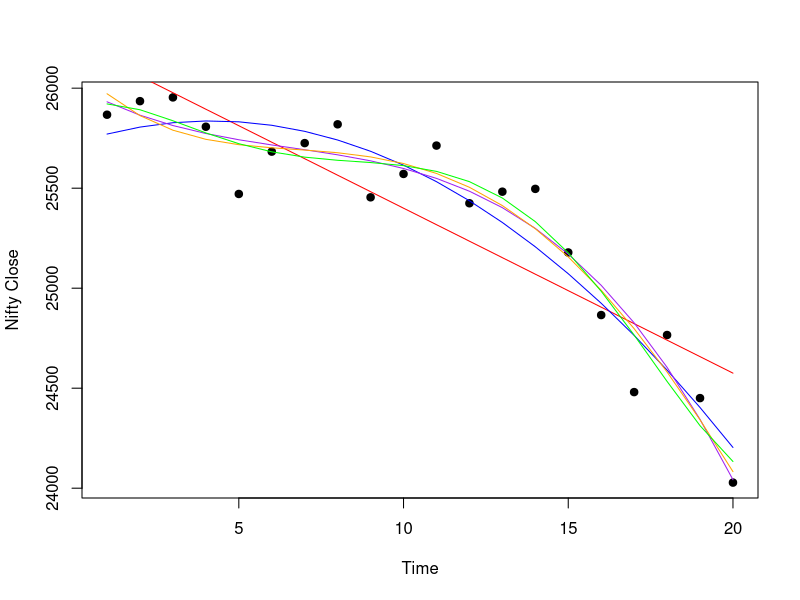
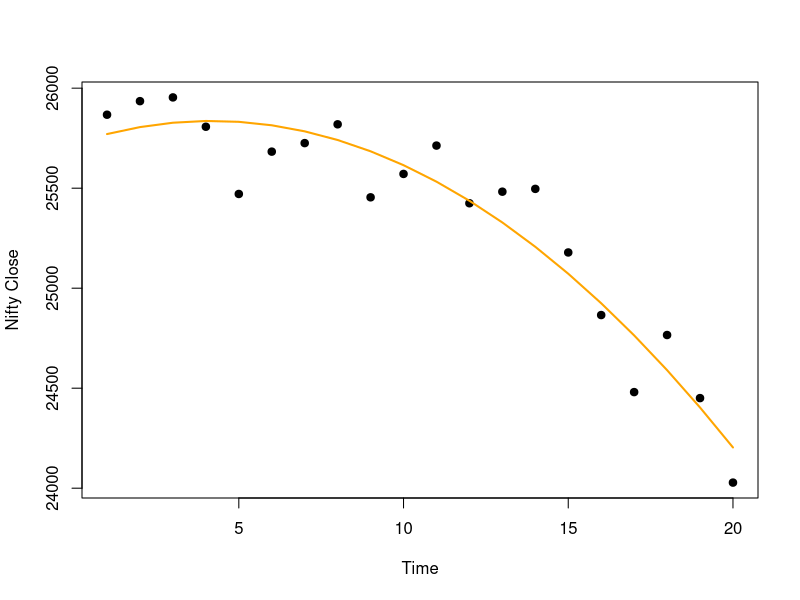
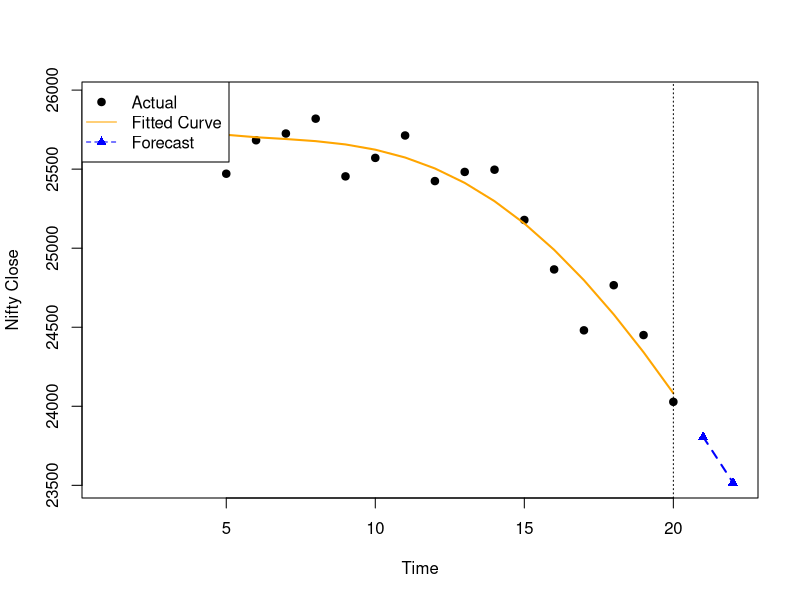
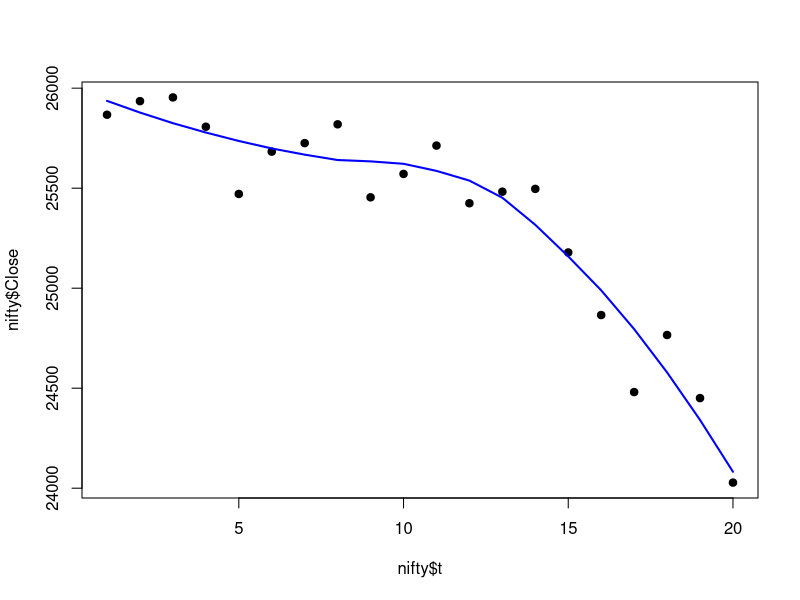

Reproduce these figures in R, in order.
# Read file
setwd("/Users/pankaj/TechCareer/World-of-R/Time-Series-Analysis-and-Forecasting")

nifty <- read.csv("nifty.csv")

# Inspect
head(nifty)
names(nifty) <- make.names(names(nifty))

nifty$Date <- as.Date(nifty$Date, format="%d-%b-%Y")

nifty <- nifty[order(nifty$Date), ]

nifty$t <- 1:nrow(nifty)

fit1 <- lm(Close ~ t, data=nifty)

fit2 <- lm(Close ~ poly(t, degree=2, raw=TRUE), data=nifty)

fit3 <- lm(Close ~ poly(t, degree=3, raw=TRUE), data=nifty)

fit4 <- lm(Close ~ poly(t, degree=4, raw=TRUE), data=nifty)

fit5 <- lm(Close ~ poly(t, degree=5, raw=TRUE), data=nifty)

plot(nifty$t, nifty$Close, pch=19,
     xlab="Time", ylab="Nifty Close")

lines(nifty$t, predict(fit1), col="red")
lines(nifty$t, predict(fit2), col="blue")
lines(nifty$t, predict(fit3), col="purple")
lines(nifty$t, predict(fit4), col="orange")
lines(nifty$t, predict(fit5), col="green")


summary(fit1)$adj.r.squared
summary(fit2)$adj.r.squared
summary(fit3)$adj.r.squared
summary(fit4)$adj.r.squared
summary(fit5)$adj.r.squared

plot(nifty$t, nifty$Close, pch=19,
     xlab="Time", ylab="Nifty Close")

lines(nifty$t, predict(fit2), col="orange", lwd=2)


# number of days to forecast
k <- 2

n <- nrow(nifty)

future_t <- (n + 1):(n + k)
future_pred <- predict(fit4, newdata = data.frame(t = future_t))

# combine for axis limits
all_t <- c(nifty$t, future_t)
all_y <- c(nifty$Close, future_pred)

# plot with expanded limits
plot(nifty$t, nifty$Close,
     pch = 19,
     xlab = "Time",
     ylab = "Nifty Close",
     xlim = range(all_t),
     ylim = range(all_y))

# fitted curve
lines(nifty$t, predict(fit4), col = "orange", lwd = 2)

# forecast
lines(future_t, future_pred,
      col = "blue",
      lwd = 2,
      lty = 2)

points(future_t, future_pred,
       col = "blue",
       pch = 17)

# separator between history and forecast
abline(v = n, lty = 3)

legend("topleft",
       legend = c("Actual", "Fitted Curve", "Forecast"),
       col = c("black","orange","blue"),
       lty = c(NA,1,2),
       pch = c(19,NA,17))


# A loess smoother
lo <- loess(Close ~ t, data=nifty)

plot(nifty$t, nifty$Close, pch=19)

lines(nifty$t, predict(lo), col="blue", lwd=2)


# Volatility based forecast range


# compute log returns
nifty$ret <- c(NA, diff(log(nifty$Close)))

# remove NA
ret <- na.omit(nifty$ret)

# daily volatility
sigma <- sd(ret)

# last price
S0 <- tail(nifty$Close, 1)

# forecast horizon
k <- 30   # days

# time scaling
sigma_k <- sigma * sqrt(k)

# expected drift (optional)
mu <- mean(ret) * k

# forecast center
center <- S0 * exp(mu)

# confidence ranges
upper_1sd <- S0 * exp(mu + sigma_k)
lower_1sd <- S0 * exp(mu - sigma_k)

upper_2sd <- S0 * exp(mu + 2*sigma_k)
lower_2sd <- S0 * exp(mu - 2*sigma_k)

cat("Expected range in", k, "days:\n")
cat("1σ range:", lower_1sd, "-", upper_1sd, "\n")
cat("2σ range:", lower_2sd, "-", upper_2sd, "\n")




# https://home.iitk.ac.in/~shalab/sptimeseries
